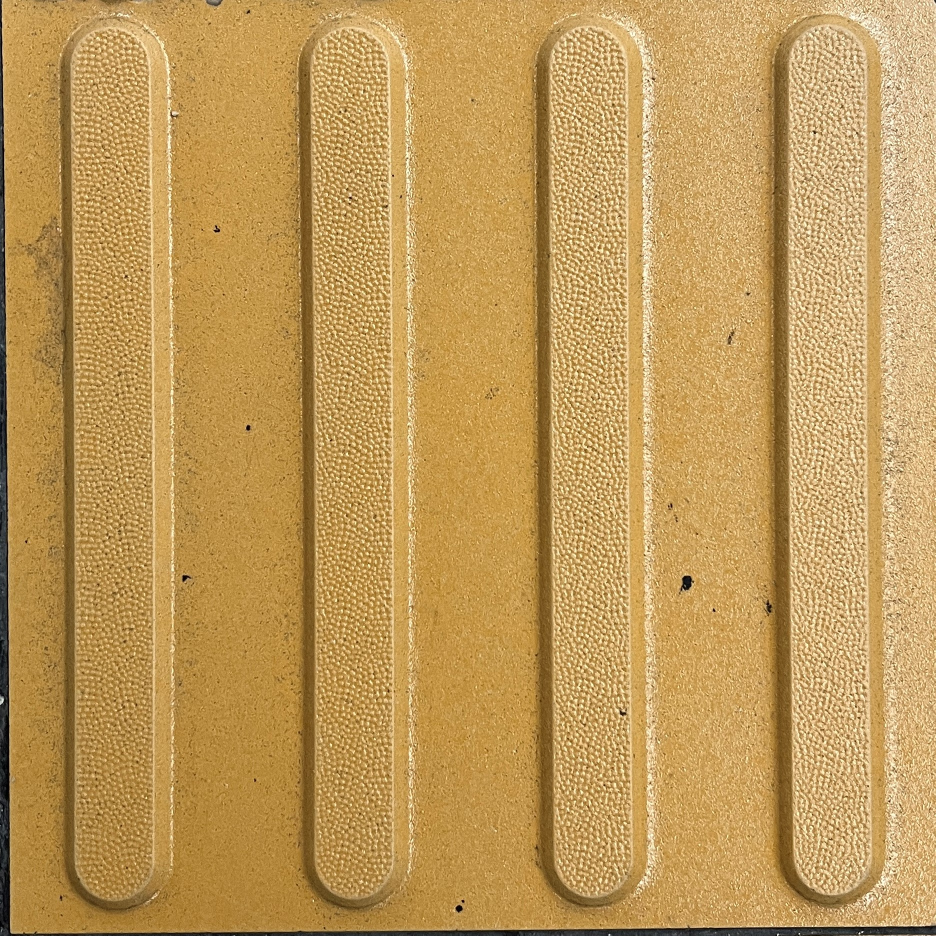
%> input picture TermProject/code/obj_image2.jpg, 1871 x 1871 px (shown at 1/2 size)
$ octave shadow_delete_230605.m   (GNU Octave 9; MATLAB toolbox functions it lacks are replaced by stand-ins)
%> lines starting %> are read from the running program, lines starting %| are printed output that depends on the picture
fname = "obj_image2.jpg";
objImage2 = imread(fname);
%> objImage2 is the input picture: size 1871x1871x3 uint8; mean R, G, B 191.6, 153.3, 88.7

figure(10); imshow(objImage2);

objImage2 = rgb2gray(objImage2);
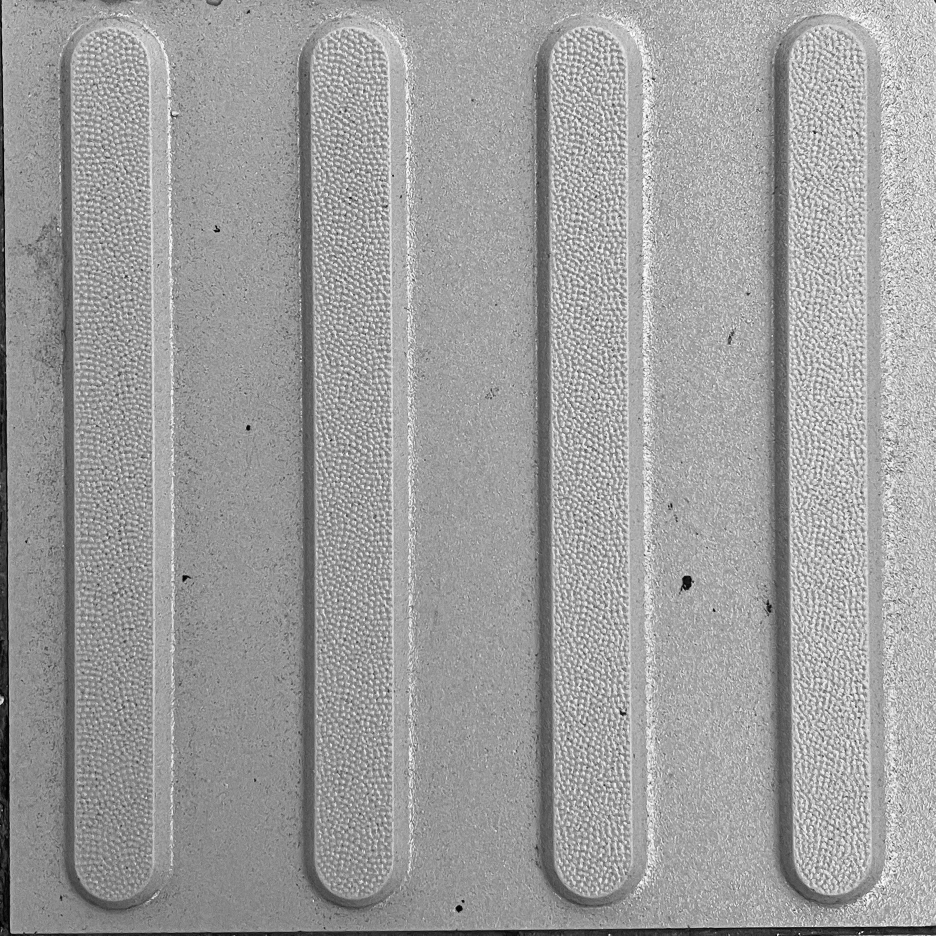
%> objImage2: size 1871x1871 uint8 (shown at 1/2 size); min 0, max 255, mean 157.4
objImage2 = histeq(objImage2);
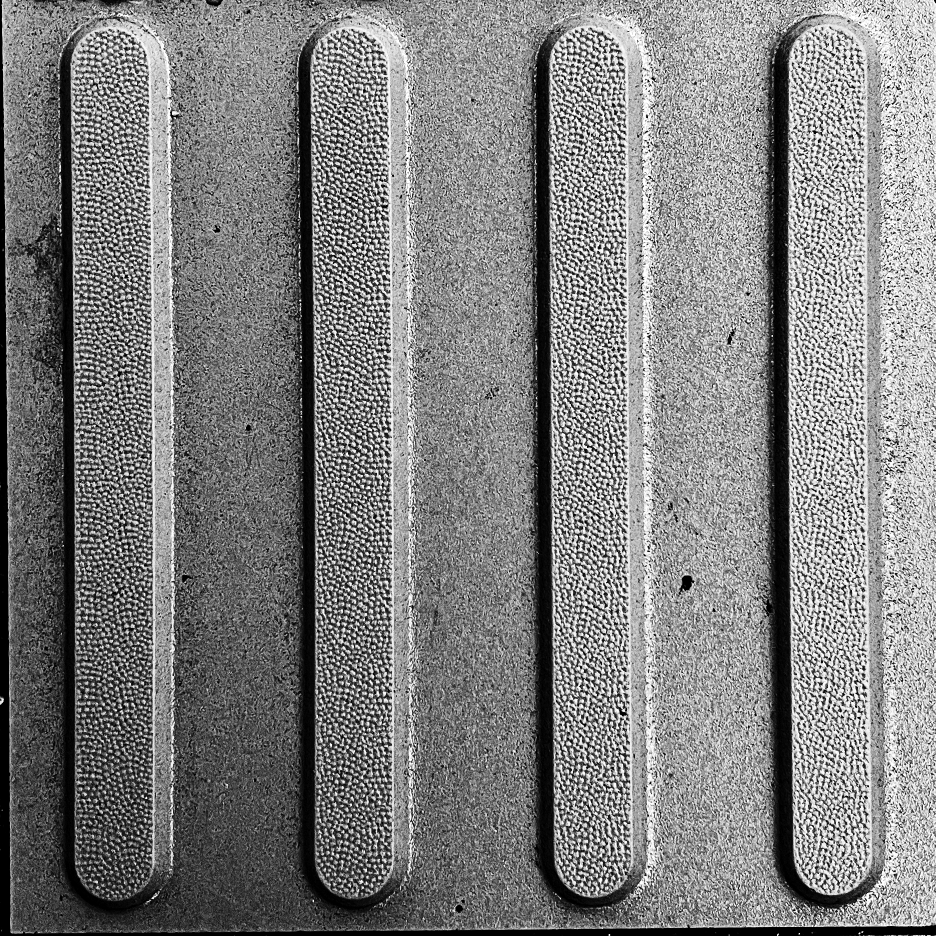
%> objImage2: size 1871x1871 uint8 (shown at 1/2 size); min 0, max 255, mean 126.9
figure(30); imshow(objImage2);
figure(40); imhist(objImage2);
%> after `imhist(objImage2)`:
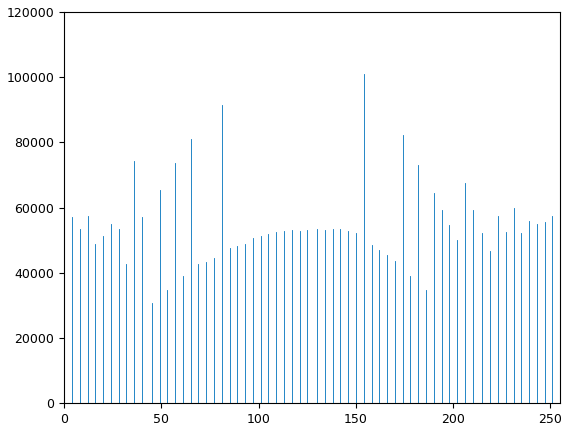
%> figure redrawn from the program's plot data; highest point at x = 154, y = 101102

objImage2 = double(objImage2);
%> objImage2: size 1871x1871 double
obj2 = objImage2(40:1800+40,80:300+65);
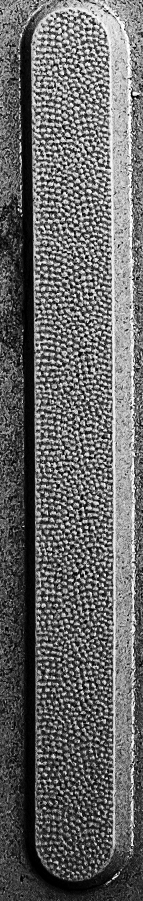
%> obj2: size 1801x286 double (shown at 1/2 size); min 0, max 255, mean 102.2
figure(20); imshow(obj2);
%> after `imshow(obj2)`:
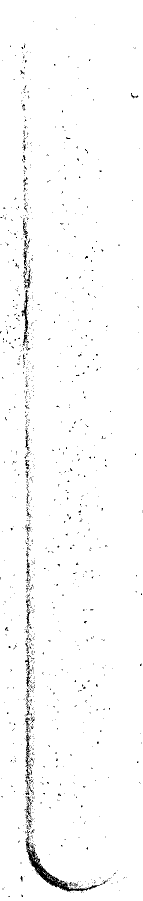
%> displayed picture: size 1801x286, on the screen's scale of 0 to 255 (shown at 1/2 size); 98.2% white; black in thin lines or dots

patt = flipud(fliplr(obj2));
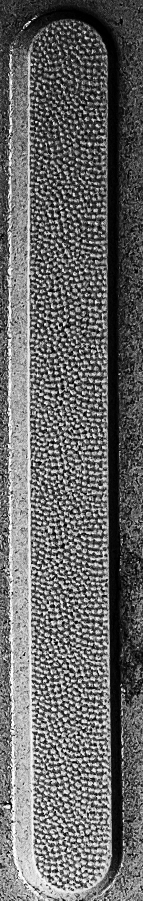
%> patt: size 1801x286 double (shown at 1/2 size); min 0, max 255, mean 102.2; mean of the top-left, top-right, bottom-left and bottom-right quarters 102.7, 65.8, 143.6, 96.5
patt = patt/sum(patt(:));
patt = patt - mean(patt(:));

%> (the run ends here)
